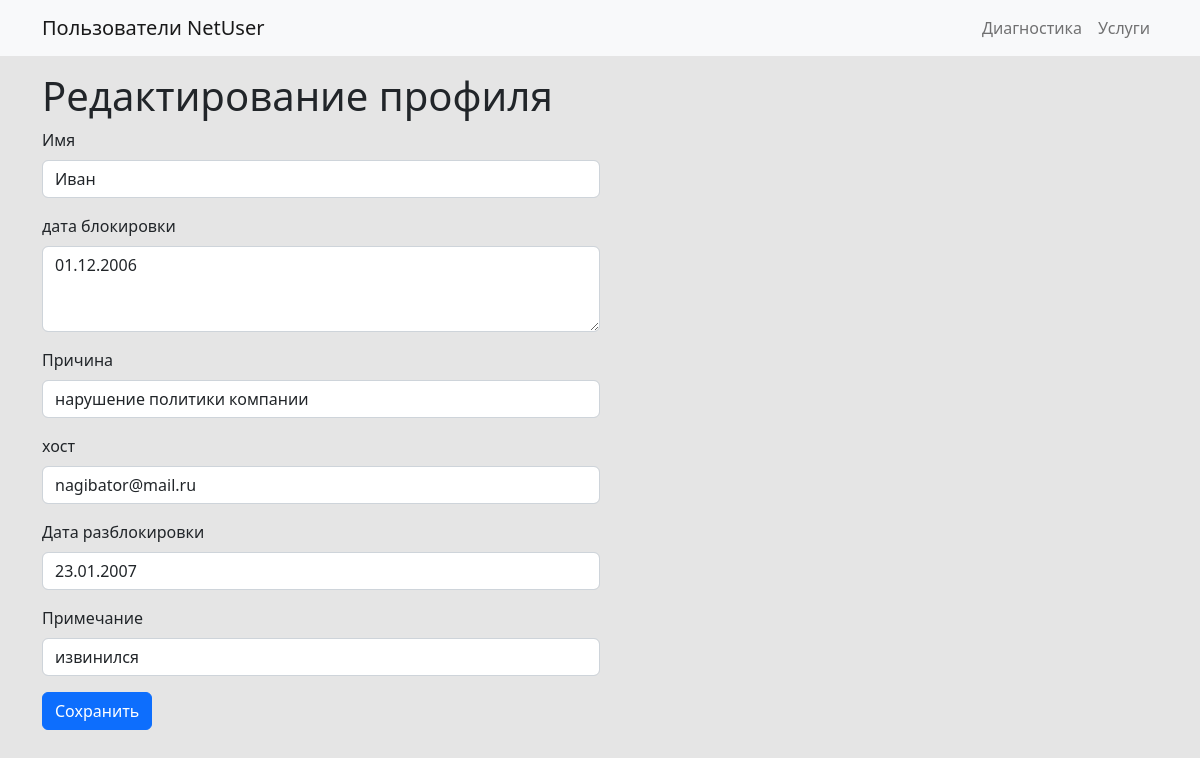
Screenshot of /edit/1 with the database file from the repository.
### models.py (models this page shows, shortened)
class User(db.Model):
    id = db.Column(db.Integer, primary_key=True)
    name = db.Column(db.String(50), nullable=False)
    date_block = db.Column(db.String(50), nullable=False)
    cause = db.Column(db.String(50), nullable=False)
    host = db.Column(db.String(50), nullable=False)
    date_unblock = db.Column(db.String(50) , nullable=False)
    note = db.Column(db.String(50) , nullable=False)

### app.py (the view, shortened to what this page needs)
@app.route('/edit/<int:id>', methods=['GET', 'POST'])
def edit_patient(id):
    patient = User.query.get_or_404(id)
    return render_template('edit.html', patient=patient)

### templates/edit.html
{% extends 'base.html' %}
{% block content %}
    <h1>Редактирование профиля</h1>
    <div class="col-6">
    <form method="post" action="{{ url_for('edit_patient', id=patient.id) }}">
        <div class="mb-3">
            <label for="name" class="form-label">Имя</label>
            <input type="text" class="form-control" id="name" name="name" value="{{ patient.name }}" required>
        </div>
        <div class="mb-3">
            <label for="date_block" class="form-label">дата блокировки</label>
            <textarea class="form-control" id="date_block" name="date_block" rows="3" required>{{ patient.date_block }}</textarea>
        </div>
        <div class="mb-3">
            <label for="cause" class="form-label">Причина</label>
            <input type="text" class="form-control" id="cause" name="cause" value="{{ patient.cause }}" required>
        </div>
        <div class="mb-3">
            <label for="host" class="form-label">хост</label>
            <input type="text" class="form-control" id="host" name="host" value="{{ patient.host }}" required>
        </div>
        <div class="mb-3">
            <label for="date_unblock" class="form-label">Дата разблокировки</label>
            <input type="text" class="form-control" id="date_unblock" name="date_unblock" value="{{ patient.date_unblock }}" required>
        </div>
	<div class="mb-3">
            <label for="note" class="form-label">Примечание</label>
            <input type="text" class="form-control" id="note" name="note" value="{{ patient.note }}" required>
        </div>
        <button type="submit" class="btn btn-primary">Сохранить</button>
    </form>
  </div>
{% endblock %}

### static/custom.css (style rules this page uses)
body { background-color: #e5e5e5; }

### rows the page displays
User: name "Иван", date_block "01.12.2006", cause "нарушение политики компании", host "nagibator@mail.ru", date_unblock "23.01.2007", note "извинился"
